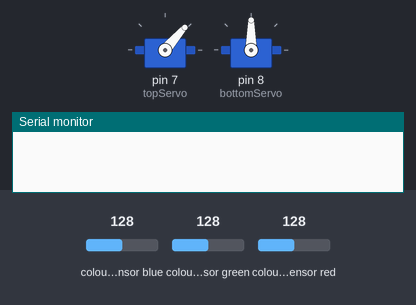
A sketch run on a simulated Arduino Uno, built with avr-gcc and run on an emulated ATmega328P. Shown: 2 × servo, the last lines printed to the serial monitor. Wiring (inferred from the names in the program): TCS3200 colour sensor: output pin 9; S2 pin 10; S3 pin 11; S0 pin 13; S1 pin 12. Inputs (shaded band) come from the test bench; at power-on: colour sensor blue 128, colour sensor green 128, colour sensor red 128.

Above: at 1.1 s.
At 4.2 s:
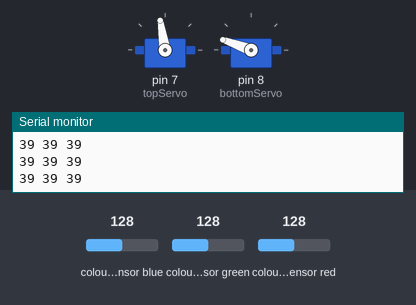
4.3 s: colour sensor blue set to 64
At 5.0 s:
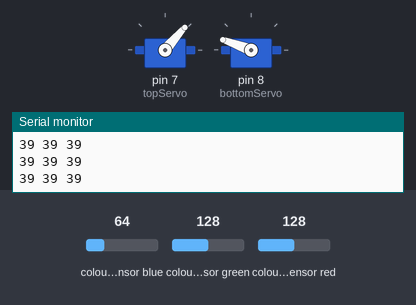
Timing chart, 0 to 13.3 s (numbered marks = the images above; inputs shaded):
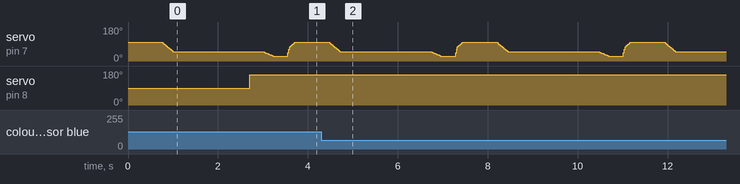

The sketch:

M_M_Sorter.ino
```cpp
#include <Servo.h>
#define S0 13
#define S1 12
#define S2 10
#define S3 11
#define sensorOut 9
struct RGB {
  int R, G, B;
};
Servo topServo;
Servo bottomServo;
int frequency = 0;
int step = 1; //the variable used to configure the
//initial machine setting (step == 1) when you sort
//the yellow, brown and the rest when you do not see
//the bobbins in the last 5 days when the car moves
//the redirect bridge 5 times in a short interval.
//waiting for 5s after which you can sort the rest
//of the bobbins: red, green and blue when step == 2
int numberOfNothing = 0; //the variable used to count
//how many times there is no bobbin at the sensor,
//meaning there are no bobbins or a starvation
//phenomenon when the candies are stuck
int color=0;
void setup() {

  pinMode(S0, OUTPUT); //for color sensor
  pinMode(S1, OUTPUT); //for color sensor
  pinMode(S2, OUTPUT); //for color sensor
  pinMode(S3, OUTPUT); //for color sensor
  pinMode(sensorOut, INPUT); //for color sensor
  digitalWrite(S0, HIGH); //init color sensor
  digitalWrite(S1, LOW); //init color sensor
  topServo.attach(7); //for servo
  bottomServo.attach(8); //for servo
  Serial.begin(57600);
}
void loop() {

  topServo.write(99); //where the head is initially taking the candy
  delay(750);

  for(int i = 99; i > 48; i--) { //the head moves to the color sensor
    topServo.write(i);
    delay(5);
  }
  delay(250);

  //read 3 times if an invalid color is found to reduce error in case of reading error
  color = readColor();
  if(color == 0)
    color = readColor();
  if(color == 0)
    color = readColor();
  delay(150);

  //move the bridge through which candies are redirected to their containers
  switch (color) {

    case 1:
    bottomServo.write(60);
    break;
    case 2:
    bottomServo.write(110);
    break;
    case 3:
    bottomServo.write(160);
    break;

    case 4:
    bottomServo.write(110);
    break;
    case 5:
    bottomServo.write(60);
    break;

    case 0:
    bottomServo.write(160);
    break;
  }
  delay(300);

  for(int i = 48; i > 25; i--) { //walk the head to the slot through which
    //the candy is allowed to fall through the bridge that puts it in its container
    topServo.write(i);
    delay(10);
  }
  delay(300);

  //the head moves to the initial place
  for(int i = 25; i < 75; i++) {
    topServo.write(i);
    delay(1);
  }
  for(int i = 75; i < 99; i++) {
    topServo.write(i);
    delay(5);
  }
  color=0;
}

RGB readOneColor(){
  // Setting red filtered photodiodes to be read
  digitalWrite(S2, LOW);
  digitalWrite(S3, LOW);
  // Reading the output frequency
  frequency = pulseIn(sensorOut, LOW);
  int R = frequency;
  // Printing the value on the serial monitor
  //Serial.print("R= ");//printing name
  //Serial.print(frequency);//printing RED color frequency
  //Serial.print("  ");
  delay(2);
  // Setting Green filtered photodiodes to be read
  digitalWrite(S2, HIGH);
  digitalWrite(S3, HIGH);
  // Reading the output frequency
  frequency = pulseIn(sensorOut, LOW);
  int G = frequency;
  // Printing the value on the serial monitor
  //Serial.print("G= ");//printing name
  //Serial.print(frequency);//printing RED color frequency
  //Serial.print("  ");
  delay(2);
  // Setting Blue filtered photodiodes to be read
  digitalWrite(S2, LOW);
  digitalWrite(S3, HIGH);
  // Reading the output frequency
  frequency = pulseIn(sensorOut, LOW);
  int B = frequency;
  // Printing the value on the serial monitor
  //Serial.print("B= ");//printing name
  //Serial.print(frequency);//printing RED color frequency
  //Serial.println("  ");
  RGB color;
  color.R = R;
  color.G = G;
  color.B = B;
  return color;
}

// Custom Function - readColor()
int readColor() {
  long R = 0, G = 0, B = 0;
  int color = 0;
  RGB aux;

  for(int i = 0; i < 100; ++i){ //read 100 times from
    //the sensor and make the arithmetic mean for a
    //lower error and a higher uniformity
    aux = readOneColor();
    R += aux.R;
    G += aux.G;
    B += aux.B;
  }
  R /= 100;
  G /= 100;
  B /= 100;


  Serial.print(R);//printing RED color frequency
  Serial.print(" ");

  Serial.print(G);//printing RED color frequency
  Serial.print(" ");

  Serial.print(B);//printing RED color frequency
  Serial.print(" ");

  //Serial.print(numberOfNothing);//printing RED color frequency
  //Serial.print(" ");

  if(step == 1){

    if(R>=95 && R<=114 && G>=105 && G<=125 && B>=80 && B<=101){
      color = 5; // Brown
      numberOfNothing = 0;
    }
    if(R>=59 && R<=83 && G>=75 && G<=100 && B>=75 && B<=102){
      color = 4; // Yellow
       numberOfNothing = 0;
    }
    if(R>=87 && R<=100 && G>=94 && G<=106 && B>=74 && B<=85){
      numberOfNothing++;
    }

    if(numberOfNothing >= 13) {
      step++;
      delay(500);
      numberOfNothing = 0;
      for(int i = 0; i < 5; i++) {
        bottomServo.write(60);
        delay(300);
        bottomServo.write(160);
        delay(300);
      }
      delay(5000);
    }
  }
  else
    if(step == 2){

      if(R>=73 && R<=92 && G>=103 && G<=127 && B>=85 && B<=105){
        color = 1; // Red
        numberOfNothing = 0;
      }
      if(R>=83 && R<=99 && G>=83 && G<=100 && B>=74 && B<=89){
        color = 2; // Green
        numberOfNothing = 0;
      }
      if (R>=95 && R<=115 && G>=94 && G<=112 && B>=65 && B<=80){
        color = 3; // Blue
        numberOfNothing = 0;
      }
      if(R>=87 && R<=100 && G>=95 && G<=148 && B>=67 && B<=98){
      numberOfNothing++;
    }

    if(numberOfNothing >= 13) {
      step++;
      delay(500);
      numberOfNothing = 0;
      for(int i = 0; i < 5; i++) {
        bottomServo.write(60);
        delay(300);
        bottomServo.write(160);
        delay(300);
      }
    }
  }

  if(step == 3) // finish
    while(1);

  Serial.println("");
  return color;
}
```
